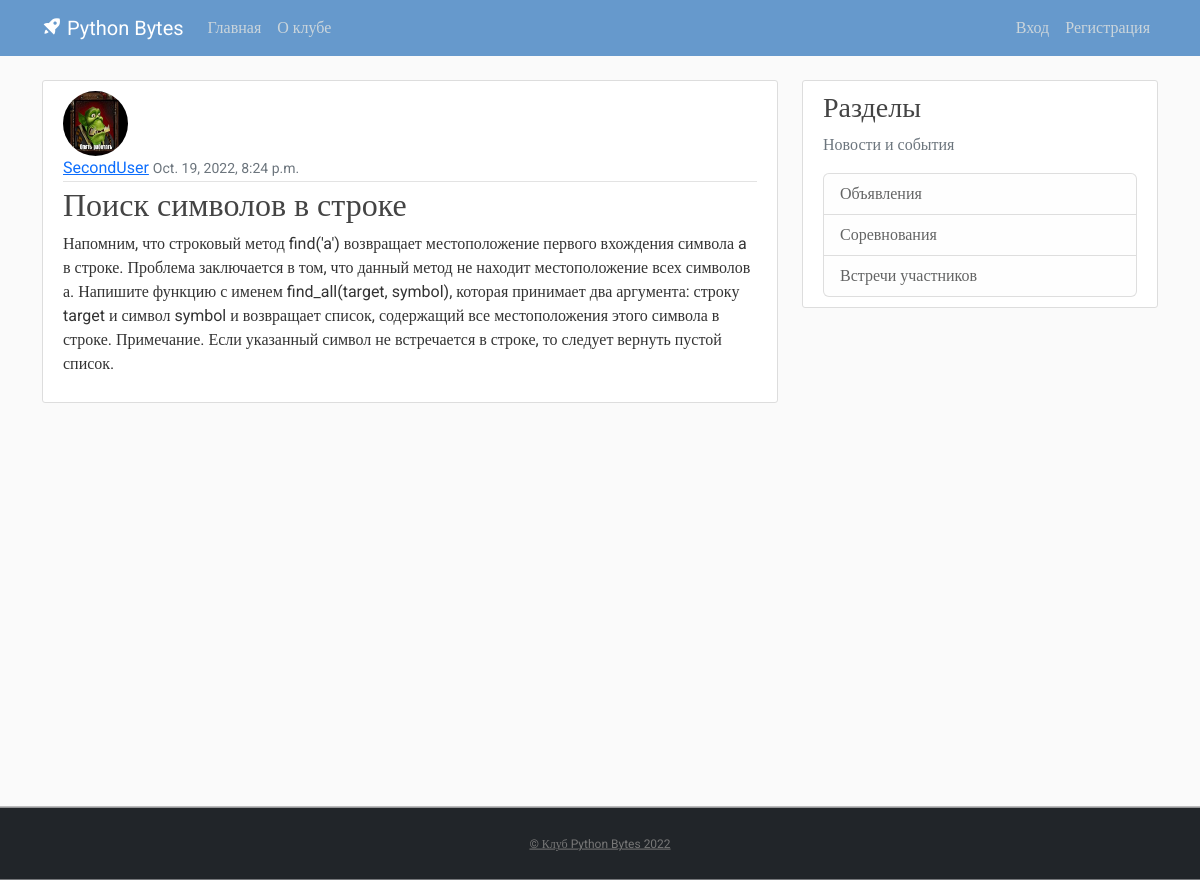
The page /post/19/ on the database its author committed.
### blog/models.py (models this page shows, shortened)
class Post(models.Model):
    title = models.CharField(max_length=100)
    content = models.TextField()
    date_posted = models.DateTimeField(default=timezone.now)
    author = models.ForeignKey(User, on_delete=models.CASCADE)

### users/models.py (models this page shows, shortened)
class Profile(models.Model):
    user = models.OneToOneField(User, on_delete=models.CASCADE)
    image = models.ImageField(default='default.jpg', upload_to='profile_pics')

### blog/views.py (the view)
# urls.py: path('post/<int:pk>/', PostDetailView.as_view(), name='post-detail'),
class PostDetailView(DetailView):
    model = Post

### blog/templates/blog/post_detail.html (shortened to what this page needs)
{% extends "blog/base.html" %}
{% block content %}
    <article class="media content-section">
        <img class="rounded-circle article-img" src="{{ object.author.profile.image.url }}">
        <div class="media-body">
            <div class="article-metadata">
                <a class="mr-2" href="{% url 'user-posts' object.author.username %}">{{ object.author }}</a>
                <small class="text-muted">{{ object.date_posted }}</small>
            </div>
            <h2 class="article-title">{{ object.title }}</h2>
            <p class="article-content">{{ object.content }}</p>
        </div>
    </article>
{% endblock content %}

### blog/static/blog/main.css (style rules this page uses)
body, html { width:100%; height:100% }
body { margin:0; padding:0; background: #fafafa; color: #333333; margin-top: 5rem; font-family:Roboto; }
h1, h2, h3, h4, h5, h6 { color: #444444; }
.content-section { background: #ffffff; padding: 10px 20px; border: 1px solid #dddddd; border-radius: 3px; margin-bottom: 20px; }
.article-title { color: #444444; }
.article-content { white-space: pre-line; }
.article-img { height: 65px; width: 65px; margin-right: 16px; }
.article-metadata { padding-bottom: 1px; margin-bottom: 4px; border-bottom: 1px solid #e3e3e3 }

### rows shown on the page
Post: author.profile.image (picture), author "SecondUser", date_posted "Oct. 19, 2022, 8:24 p.m.", title "Поиск символов в строке", content "Напомним, что строковый метод find('a') возвращает местоположение первого вхождения символа a в строке. Проблема заключается в том, что данный метод не находит местоположение всех символов а. Напишите функцию с именем find_all(target, symbol), которая принимает два аргумента: строку target и символ symbol и возвращает список, содержащий все местоположения этого символа в строке. Примечание. Если указанный символ не встречается в строке, то следует вернуть пустой список."
